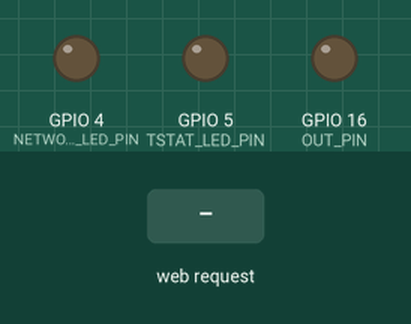
This sketch was run on a simulated ESP8266 (NodeMCU). On the bench: output pins drawn as LEDs (lit = HIGH). The inputs (shaded band) are chosen by the test bench. WiFi joins after 1.5 s; servers stay silent unless stated; what the sketch prints to the serial monitor is not drawn.

Above: at 2.7 s.
2.8 s: HTTP request GET /on received
At 3.9 s:
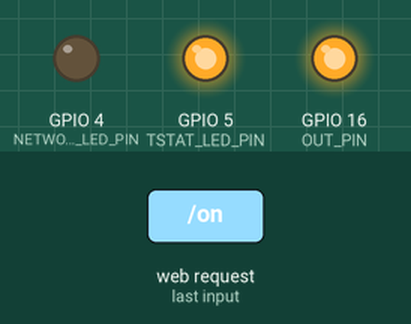
4.8 s: HTTP request GET /off received
At 5.1 s:
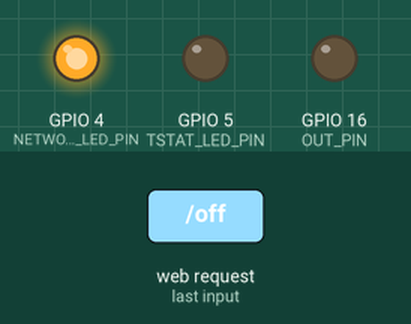
6.8 s: HTTP request GET / received
At 7.8 s:
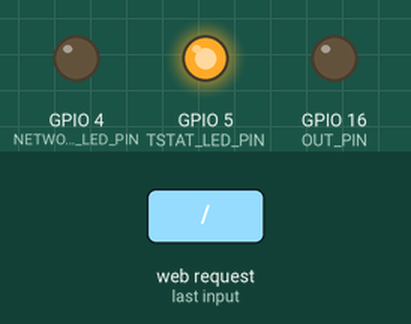
Timing chart, 0 to 9.8 s (numbered marks = the images above; inputs shaded):
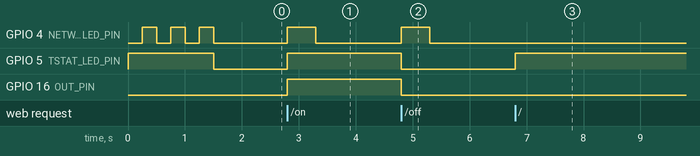

Measured:
- after the input at 2.8 s, GPIO 4 (NETWORK_LED_PIN): LOW → HIGH at once, → LOW 0.50 s later; GPIO 5 (TSTAT_LED_PIN), GPIO 16 (OUT_PIN): LOW → HIGH at once
- after the input at 4.8 s, GPIO 4 (NETWORK_LED_PIN): LOW → HIGH at once, → LOW 0.50 s later; GPIO 5 (TSTAT_LED_PIN), GPIO 16 (OUT_PIN): HIGH → LOW at once
- after the input at 6.8 s, GPIO 5 (TSTAT_LED_PIN): LOW → HIGH at once

The sketch:

ServerAtHeatController.ino
```cpp
#include <ESP8266WiFi.h>
#include <WiFiClient.h>
#include <ESP8266WebServer.h>
#include <ESP8266mDNS.h>

#ifndef STASSID
#define STASSID "my_ssid"
#define STAPSK  "my_password"
#endif

IPAddress ip(10, 0, 0, 11);
IPAddress gateway(10, 0, 0, 1);
IPAddress subnet(255, 255, 255, 0);

const char* ssid = STASSID;
const char* password = STAPSK;

ESP8266WebServer server(80);

const int OUT_PIN = 16; // D0
const int TSTAT_LED_PIN = 5; // D1
const int NETWORK_LED_PIN = 4; // D2

void setup() {
  pinMode(OUT_PIN, OUTPUT);
  pinMode(TSTAT_LED_PIN, OUTPUT);
  pinMode(NETWORK_LED_PIN, OUTPUT);

  digitalWrite(OUT_PIN, LOW);
  digitalWrite(TSTAT_LED_PIN, HIGH);
  digitalWrite(NETWORK_LED_PIN, HIGH);

  Serial.begin(115200);
  WiFi.mode(WIFI_STA);
  WiFi.config(ip, gateway, subnet);
  WiFi.begin(ssid, password);
  Serial.println("");

  // Wait for connection
  while (WiFi.status() != WL_CONNECTED) {
    digitalWrite(NETWORK_LED_PIN, LOW);
    delay(250);
    digitalWrite(NETWORK_LED_PIN, HIGH);
    delay(250);
    Serial.print(".");
  }

  Serial.println("");
  Serial.print("Connected to ");
  Serial.println(ssid);
  Serial.print("IP address: ");
  Serial.println(WiFi.localIP());

  if (MDNS.begin("esp8266")) {
    Serial.println("MDNS responder started");
  }

  server.on("/", handleRoot);
  server.on("/on", handleOn);
  server.on("/off", handleOff);
  server.onNotFound(handleNotFound);

  server.begin();
  Serial.println("HTTP server started");

  digitalWrite(TSTAT_LED_PIN, LOW);
  digitalWrite(NETWORK_LED_PIN, LOW);
}

void loop(void) {
  server.handleClient();
  MDNS.update();
}

void handleOn() {
  Serial.println("Received ON");
  digitalWrite(NETWORK_LED_PIN, HIGH);
  server.send(200, "text/plain", "ON");
  // on here
  tStatOn();
  delay(500);
  digitalWrite(NETWORK_LED_PIN, LOW);
}

void handleOff() {
  Serial.println("Received OFF");
  digitalWrite(NETWORK_LED_PIN, HIGH);
  server.send(200, "text/plain", "OFF");
  // off here
  tStatOff();
  delay(500);
  digitalWrite(NETWORK_LED_PIN, LOW);
}

void tStatOn() {
  digitalWrite(OUT_PIN, HIGH);
  digitalWrite(TSTAT_LED_PIN, HIGH);
}

void tStatOff() {
  digitalWrite(OUT_PIN, LOW);
  digitalWrite(TSTAT_LED_PIN, LOW);
}

void handleRoot() {
  digitalWrite(TSTAT_LED_PIN, HIGH); // on
  server.send(200, "text/plain", "hello from esp8266!");
  delay(500);
  digitalWrite(TSTAT_LED_PIN, HIGH); // off
}

void handleNotFound() {
  digitalWrite(NETWORK_LED_PIN, HIGH);
  String message = "File Not Found\n\n";
  message += "URI: ";
  message += server.uri();
  message += "\nMethod: ";
  message += (server.method() == HTTP_GET) ? "GET" : "POST";
  message += "\nArguments: ";
  message += server.args();
  message += "\n";
  for (uint8_t i = 0; i < server.args(); i++) {
    message += " " + server.argName(i) + ": " + server.arg(i) + "\n";
  }
  server.send(404, "text/plain", message);
  delay(500);
  digitalWrite(NETWORK_LED_PIN, LOW);
}
```
